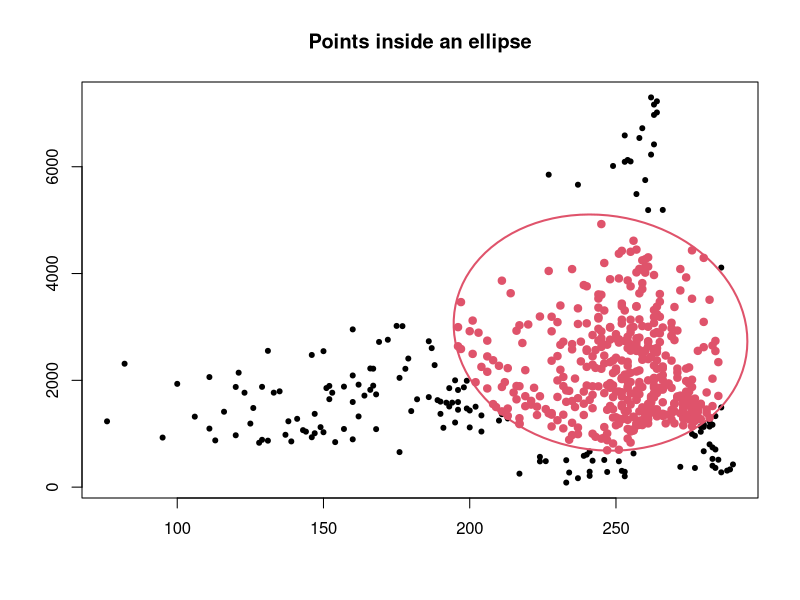
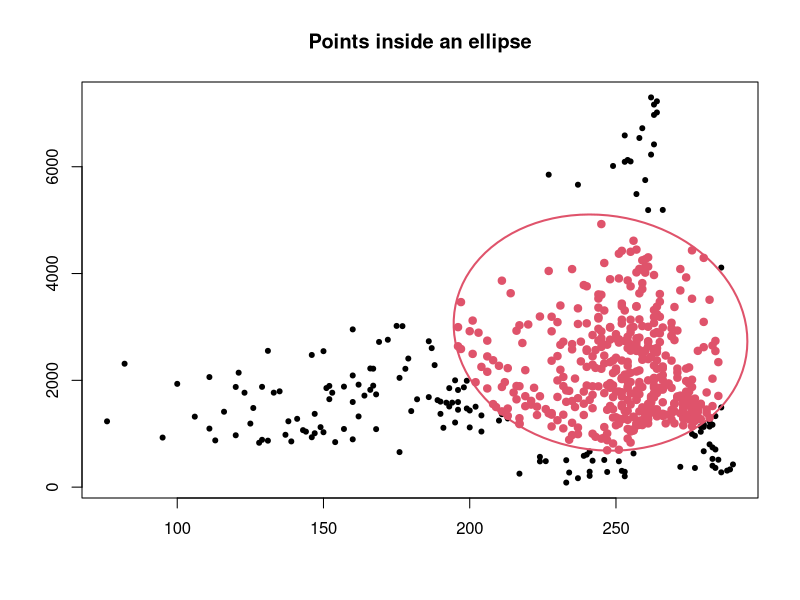
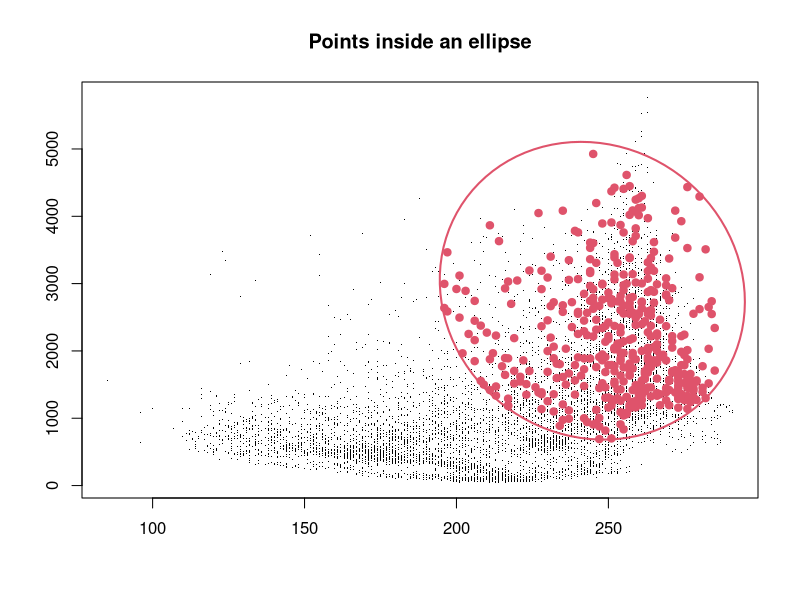

Here is the R script that generated these plots, in order:
## ---- chunk 1
knitr::opts_chunk$set(echo = TRUE)
## ---- chunk 2
# read table, omit coordinates
occ <- read.csv("./Input_Data/Threnetes_ruckeri_occ_bios.csv",header=T)[,-(1:2)]

## ---- chunk 3
cloud <- read.csv("./Input_Data/Threnetes_ruckeri_M_bios.csv",header=T)[,-(1:2)]
## ---- chunk 4
mu <- colMeans(occ)
## ---- chunk 5
Sigma <- cov(occ)
## ---- chunk 6
el.in <- function(cloud,centroid,sigma,alpha){
  # step 1: calculate de Mahalanobis distance
  maha <- mahalanobis(x=cloud,center=centroid,cov=sigma)
  # step 2: a point is inside the confidence region (1-alpha=confidence%) if
  # the distance divided by the quantile of a Chi-square variable with k d.f. is less than 1
  chi.q <- qchisq(alpha,ncol(cloud))
  check <- (maha/chi.q) <= 1
  cloud <- cbind(rep(1,nrow(cloud))*check,cloud)
    return(as.matrix(cloud))
}
## ---- chunk 7
# Use the function to determine which points from the matrix are inside the ellipse
check <- el.in(cloud,mu,Sigma,0.95)

x11()
plot(check[,2],check[,3],pch=20,xlab="",ylab="",main="Points inside an ellipse")     
el <- ellipse::ellipse(x=Sigma,centre = mu,level=0.95)
lines(el,col=2,lwd=2)
points(subset(check,check[,1]==1)[,2:3],pch=19,col=2)
## ---- chunk 8
# read table with occurrence data, omit coordinates
occ <- read.csv ("./Input_Data/Threnetes_ruckeri_occ_bios.csv",header=T)[,-(1:2)]
# mu calculates the means of the columns that contain the occurrences
mu <- colMeans(occ)
# Sigma calculates the covariance of the occurrences
Sigma <- cov(occ)
# Define the matrix of points
cloud <- read.csv("./Input_Data/Threnetes_ruckeri_M_bios.csv",header=T)[,-(1:2)]
# Use the function to determine which points from the matrix are inside the ellipse
check <- el.in(cloud,mu,Sigma,0.95)

# plot
x11()
plot(check[,2],check[,3],pch=20,xlab="",ylab="",main="Points inside an ellipse")     
el <- ellipse::ellipse(x=Sigma,centre = mu,level=0.95)
lines(el,col=2,lwd=2)
points(subset(check,check[,1]==1)[,2:3],pch=19,col=2)

## ---- chunk 9
occ2 <- read.csv ("./Input_Data/Catasticta_nimbice_bios.csv",header=T)[,-(1:2)]
mu2 <- colMeans(occ2)
Sigma2 <- cov(occ2)
cloud2 <- read.csv("./Input_Data/Catasticta_nimbice_M_bios.csv",header=T)[,-(1:2)]

check2 <- el.in(cloud2,mu2,Sigma2,0.95)

x11()
plot(check2[,2], check2[,3], pch=".", xlab="", ylab="", 
     main="Points inside an ellipse")     
el <- ellipse::ellipse(x=Sigma,centre = mu,level=0.95)
lines(el,col=2,lwd=2)
points(subset(check,check[,1]==1)[,2:3],pch=19,col=2)
